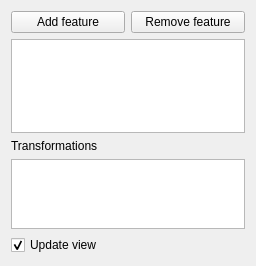
<?xml version="1.0" encoding="UTF-8"?>
<ui version="4.0">
 <class>PartDesignGui::TaskMultiTransformParameters</class>
 <widget class="QWidget" name="PartDesignGui::TaskMultiTransformParameters">
  <property name="geometry">
   <rect>
    <x>0</x>
    <y>0</y>
    <width>256</width>
    <height>266</height>
   </rect>
  </property>
  <property name="windowTitle">
   <string>Form</string>
  </property>
  <layout class="QVBoxLayout" name="verticalLayout">
   <item>
    <layout class="QHBoxLayout" name="horizontalLayout">
     <item>
      <widget class="QPushButton" name="buttonAddFeature">
       <property name="text">
        <string>Add feature</string>
       </property>
       <property name="checkable">
        <bool>true</bool>
       </property>
      </widget>
     </item>
     <item>
      <widget class="QPushButton" name="buttonRemoveFeature">
       <property name="text">
        <string>Remove feature</string>
       </property>
       <property name="checkable">
        <bool>true</bool>
       </property>
      </widget>
     </item>
    </layout>
   </item>
   <item>
    <widget class="QListWidget" name="listWidgetFeatures"/>
   </item>
   <item>
    <widget class="QLabel" name="label">
     <property name="text">
      <string>Transformations</string>
     </property>
    </widget>
   </item>
   <item>
    <widget class="QListWidget" name="listTransformFeatures">
     <property name="maximumSize">
      <size>
       <width>16777215</width>
       <height>80</height>
      </size>
     </property>
    </widget>
   </item>
   <item>
    <widget class="QCheckBox" name="checkBoxUpdateView">
     <property name="text">
      <string>Update view</string>
     </property>
     <property name="checked">
      <bool>true</bool>
     </property>
    </widget>
   </item>
  </layout>
 </widget>
 <resources/>
 <connections/>
</ui>
